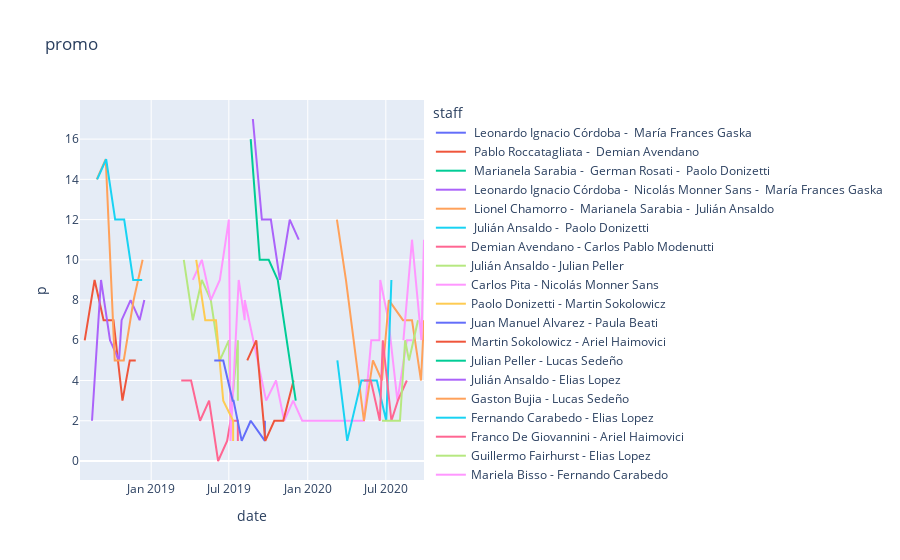

The cell this chart's notebook holds for it:
### Code cell
fig = px.line(df, x='date', y="p",color='staff',title='promo')



fig.show()

### Figure 1 — Plotly figure (JSON) as saved in the notebook; plotly's stock layout.template omitted (floating-point values rounded to 4 significant figures)
{"data": [{"hoverlabel": {"namelength": 0}, "hovertemplate": "staff= Leonardo Ignacio Córdoba -  María Frances Gaska<br>date=%{x}<br>p=%{y}", "legendgroup": " Leonardo Ignacio Córdoba -  María Frances Gaska", "line": {"color": "#636efa", "dash": "solid"}, "mode": "lines", "name": " Leonardo Ignacio Córdoba -  María Frances Gaska", "showlegend": true, "type": "scatter", "x": ["2018-07-19"], "xaxis": "x", "y": [13], "yaxis": "y"}, {"hoverlabel": {"namelength": 0}, "hovertemplate": "staff= Pablo Roccatagliata -  Demian Avendano<br>date=%{x}<br>p=%{y}", "legendgroup": " Pablo Roccatagliata -  Demian Avendano", "line": {"color": "#EF553B", "dash": "solid"}, "mode": "lines", "name": " Pablo Roccatagliata -  Demian Avendano", "showlegend": true, "type": "scatter", "x": ["2018-07-30", "2018-08-22", "2018-09-12", "2018-10-05", "2018-10-26", "2018-11-12", "2018-11-26"], "xaxis": "x", "y": [6, 9, 7, 7, 3, 5, 5], "yaxis": "y"}, {"hoverlabel": {"namelength": 0}, "hovertemplate": "staff= Marianela Sarabia -  German Rosati -  Paolo Donizetti<br>date=%{x}<br>p=%{y}", "legendgroup": " Marianela Sarabia -  German Rosati -  Paolo Donizetti", "line": {"color": "#00cc96", "dash": "solid"}, "mode": "lines", "name": " Marianela Sarabia -  German Rosati -  Paolo Donizetti", "showlegend": true, "type": "scatter", "x": ["2018-07-31"], "xaxis": "x", "y": [8], "yaxis": "y"}, {"hoverlabel": {"namelength": 0}, "hovertemplate": "staff= Leonardo Ignacio Córdoba -  Nicolás Monner Sans -  María Frances Gaska<br>date=%{x}<br>p=%{y}", "legendgroup": " Leonardo Ignacio Córdoba -  Nicolás Monner Sans -  María Frances Gaska", "line": {"color": "#ab63fa", "dash": "solid"}, "mode": "lines", "name": " Leonardo Ignacio Córdoba -  Nicolás Monner Sans -  María Frances Gaska", "showlegend": true, "type": "scatter", "x": ["2018-08-16", "2018-09-06", "2018-09-27", "2018-10-18", "2018-10-24", "2018-11-14", "2018-12-05", "2018-12-16"], "xaxis": "x", "y": [2, 9, 6, 5, 7, 8, 7, 8], "yaxis": "y"}, {"hoverlabel": {"namelength": 0}, "hovertemplate": "staff= Lionel Chamorro -  Marianela Sarabia -  Julián Ansaldo<br>date=%{x}<br>p=%{y}", "legendgroup": " Lionel Chamorro -  Marianela Sarabia -  Julián Ansaldo", "line": {"color": "#FFA15A", "dash": "solid"}, "mode": "lines", "name": " Lionel Chamorro -  Marianela Sarabia -  Julián Ansaldo", "showlegend": true, "type": "scatter", "x": ["2018-08-27", "2018-09-17", "2018-10-08", "2018-10-29", "2018-11-21", "2018-12-12"], "xaxis": "x", "y": [14, 15, 5, 5, 8, 10], "yaxis": "y"}, {"hoverlabel": {"namelength": 0}, "hovertemplate": "staff= Julián Ansaldo -  Paolo Donizetti<br>date=%{x}<br>p=%{y}", "legendgroup": " Julián Ansaldo -  Paolo Donizetti", "line": {"color": "#19d3f3", "dash": "solid"}, "mode": "lines", "name": " Julián Ansaldo -  Paolo Donizetti", "showlegend": true, "type": "scatter", "x": ["2018-08-28", "2018-09-18", "2018-10-09", "2018-10-30", "2018-11-20", "2018-12-11"], "xaxis": "x", "y": [14, 15, 12, 12, 9, 9], "yaxis": "y"}, {"hoverlabel": {"namelength": 0}, "hovertemplate": "staff=Demian Avendano - Carlos Pablo Modenutti<br>date=%{x}<br>p=%{y}", "legendgroup": "Demian Avendano - Carlos Pablo Modenutti", "line": {"color": "#FF6692", "dash": "solid"}, "mode": "lines", "name": "Demian Avendano - Carlos Pablo Modenutti", "showlegend": true, "type": "scatter", "x": ["2019-03-12", "2019-04-04", "2019-04-25", "2019-05-16", "2019-06-06", "2019-06-27", "2019-07-05", "2019-07-22", "2019-07-22"], "xaxis": "x", "y": [4, 4, 2, 3, 0, 1, 2, 2, 1], "yaxis": "y"}, {"hoverlabel": {"namelength": 0}, "hovertemplate": "staff=Julián Ansaldo - Julian Peller<br>date=%{x}<br>p=%{y}", "legendgroup": "Julián Ansaldo - Julian Peller", "line": {"color": "#B6E880", "dash": "solid"}, "mode": "lines", "name": "Julián Ansaldo - Julian Peller", "showlegend": true, "type": "scatter", "x": ["2019-03-18", "2019-04-08", "2019-04-29", "2019-05-20", "2019-06-10", "2019-07-01", "2019-07-05", "2019-07-22", "2019-07-22", "2019-07-22"], "xaxis": "x", "y": [10, 7, 9, 8, 5, 6, 2, 6, 3, 4], "yaxis": "y"}, {"hoverlabel": {"namelength": 0}, "hovertemplate": "staff=Carlos Pita - Nicolás Monner Sans<br>date=%{x}<br>p=%{y}", "legendgroup": "Carlos Pita - Nicolás Monner Sans", "line": {"color": "#FF97FF", "dash": "solid"}, "mode": "lines", "name": "Carlos Pita - Nicolás Monner Sans", "showlegend": true, "type": "scatter", "x": ["2019-04-08", "2019-04-29", "2019-05-20", "2019-06-10", "2019-07-01", "2019-07-05", "2019-07-24", "2019-08-07", "2019-08-07", "2019-09-26", "2019-10-19", "2019-11-07", "2019-11-28", "2019-12-19", "2020-05-11", "2020-05-28", "2020-06-16", "2020-06-18", "2020-07-07", "2020-07-28", "2020-08-19", "2020-09-01"], "xaxis": "x", "y": [9, 10, 8, 9, 12, 1, 9, 7, 8, 3, 4, 2, 3, 2, 2, 6, 6, 9, 7, 3, 6, 6], "yaxis": "y"}, {"hoverlabel": {"namelength": 0}, "hovertemplate": "staff=Paolo Donizetti - Martin Sokolowicz<br>date=%{x}<br>p=%{y}", "legendgroup": "Paolo Donizetti - Martin Sokolowicz", "line": {"color": "#FECB52", "dash": "solid"}, "mode": "lines", "name": "Paolo Donizetti - Martin Sokolowicz", "showlegend": true, "type": "scatter", "x": ["2019-04-16", "2019-05-07", "2019-06-01", "2019-06-18", "2019-07-11", "2019-07-11"], "xaxis": "x", "y": [10, 7, 7, 3, 2, 1], "yaxis": "y"}, {"hoverlabel": {"namelength": 0}, "hovertemplate": "staff=Juan Manuel Alvarez - Paula Beati<br>date=%{x}<br>p=%{y}", "legendgroup": "Juan Manuel Alvarez - Paula Beati", "line": {"color": "#636efa", "dash": "solid"}, "mode": "lines", "name": "Juan Manuel Alvarez - Paula Beati", "showlegend": true, "type": "scatter", "x": ["2019-05-28", "2019-06-18", "2019-07-10", "2019-07-12", "2019-07-31", "2019-08-21", "2019-09-23", "2019-09-23"], "xaxis": "x", "y": [5, 5, 3, 3, 1, 2, 1, 2], "yaxis": "y"}, {"hoverlabel": {"namelength": 0}, "hovertemplate": "staff=Martin Sokolowicz - Ariel Haimovici<br>date=%{x}<br>p=%{y}", "legendgroup": "Martin Sokolowicz - Ariel Haimovici", "line": {"color": "#EF553B", "dash": "solid"}, "mode": "lines", "name": "Martin Sokolowicz - Ariel Haimovici", "showlegend": true, "type": "scatter", "x": ["2019-08-13", "2019-09-03", "2019-09-24", "2019-10-15", "2019-11-05", "2019-11-29"], "xaxis": "x", "y": [5, 6, 1, 2, 2, 4], "yaxis": "y"}, {"hoverlabel": {"namelength": 0}, "hovertemplate": "staff=Julian Peller - Lucas Sedeño<br>date=%{x}<br>p=%{y}", "legendgroup": "Julian Peller - Lucas Sedeño", "line": {"color": "#00cc96", "dash": "solid"}, "mode": "lines", "name": "Julian Peller - Lucas Sedeño", "showlegend": true, "type": "scatter", "x": ["2019-08-21", "2019-09-11", "2019-10-02", "2019-10-23", "2019-11-13", "2019-12-04"], "xaxis": "x", "y": [16, 10, 10, 9, 6, 3], "yaxis": "y"}, {"hoverlabel": {"namelength": 0}, "hovertemplate": "staff=Julián Ansaldo - Elias Lopez<br>date=%{x}<br>p=%{y}", "legendgroup": "Julián Ansaldo - Elias Lopez", "line": {"color": "#ab63fa", "dash": "solid"}, "mode": "lines", "name": "Julián Ansaldo - Elias Lopez", "showlegend": true, "type": "scatter", "x": ["2019-08-26", "2019-09-16", "2019-10-07", "2019-10-28", "2019-11-20", "2019-12-11"], "xaxis": "x", "y": [17, 12, 12, 9, 12, 11], "yaxis": "y"}, {"hoverlabel": {"namelength": 0}, "hovertemplate": "staff=Gaston Bujia - Lucas Sedeño<br>date=%{x}<br>p=%{y}", "legendgroup": "Gaston Bujia - Lucas Sedeño", "line": {"color": "#FFA15A", "dash": "solid"}, "mode": "lines", "name": "Gaston Bujia - Lucas Sedeño", "showlegend": true, "type": "scatter", "x": ["2020-03-09", "2020-03-30", "2020-05-11", "2020-06-01", "2020-06-22", "2020-07-08", "2020-08-10", "2020-08-31", "2020-09-21", "2020-09-28"], "xaxis": "x", "y": [12, 9, 2, 5, 4, 8, 7, 7, 4, 7], "yaxis": "y"}, {"hoverlabel": {"namelength": 0}, "hovertemplate": "staff=Fernando Carabedo - Elias Lopez<br>date=%{x}<br>p=%{y}", "legendgroup": "Fernando Carabedo - Elias Lopez", "line": {"color": "#19d3f3", "dash": "solid"}, "mode": "lines", "name": "Fernando Carabedo - Elias Lopez", "showlegend": true, "type": "scatter", "x": ["2020-03-10", "2020-04-02", "2020-05-05", "2020-06-10", "2020-07-02", "2020-07-14"], "xaxis": "x", "y": [5, 1, 4, 4, 2, 9], "yaxis": "y"}, {"hoverlabel": {"namelength": 0}, "hovertemplate": "staff=Franco De Giovannini - Ariel Haimovici<br>date=%{x}<br>p=%{y}", "legendgroup": "Franco De Giovannini - Ariel Haimovici", "line": {"color": "#FF6692", "dash": "solid"}, "mode": "lines", "name": "Franco De Giovannini - Ariel Haimovici", "showlegend": true, "type": "scatter", "x": ["2020-05-11", "2020-05-27", "2020-06-17", "2020-06-24", "2020-07-14", "2020-07-29", "2020-08-19"], "xaxis": "x", "y": [4, 4, 2, 6, 2, 3, 4], "yaxis": "y"}, {"hoverlabel": {"namelength": 0}, "hovertemplate": "staff=Guillermo Fairhurst - Elias Lopez<br>date=%{x}<br>p=%{y}", "legendgroup": "Guillermo Fairhurst - Elias Lopez", "line": {"color": "#B6E880", "dash": "solid"}, "mode": "lines", "name": "Guillermo Fairhurst - Elias Lopez", "showlegend": true, "type": "scatter", "x": ["2020-06-22", "2020-07-14", "2020-08-03", "2020-08-15", "2020-08-24", "2020-09-14"], "xaxis": "x", "y": [2, 2, 2, 6, 5, 7], "yaxis": "y"}, {"hoverlabel": {"namelength": 0}, "hovertemplate": "staff=Mariela Bisso - Fernando Carabedo<br>date=%{x}<br>p=%{y}", "legendgroup": "Mariela Bisso - Fernando Carabedo", "line": {"color": "#FF97FF", "dash": "solid"}, "mode": "lines", "name": "Mariela Bisso - Fernando Carabedo", "showlegend": true, "type": "scatter", "x": ["2020-08-11", "2020-08-31", "2020-09-22", "2020-09-28"], "xaxis": "x", "y": [6, 11, 6, 11], "yaxis": "y"}, {"hoverlabel": {"namelength": 0}, "hovertemplate": "staff=Diego Battocchio - Carlos Pita<br>date=%{x}<br>p=%{y}", "legendgroup": "Diego Battocchio - Carlos Pita", "line": {"color": "#FECB52", "dash": "solid"}, "mode": "lines", "name": "Diego Battocchio - Carlos Pita", "showlegend": true, "type": "scatter", "x": ["2020-09-15"], "xaxis": "x", "y": [8], "yaxis": "y"}], "layout": {"autosize": true, "legend": {"title": {"text": "staff"}, "tracegroupgap": 0}, "title": {"text": "promo"}, "xaxis": {"anchor": "y", "autorange": true, "domain": [0, 1], "range": ["2018-07-19", "2020-09-28"], "title": {"text": "date"}, "type": "date"}, "yaxis": {"anchor": "x", "autorange": true, "domain": [0, 1], "range": [-0.9444, 17.94], "title": {"text": "p"}, "type": "linear"}}}
